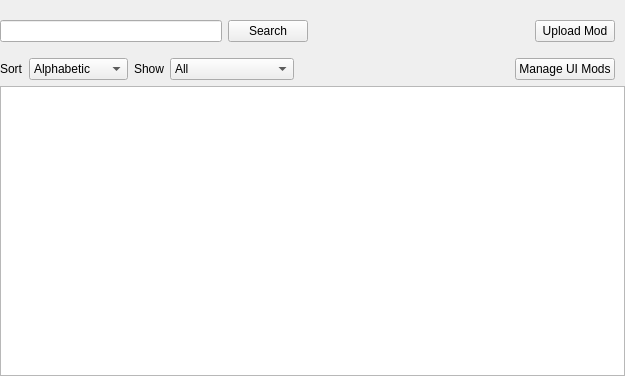
<?xml version="1.0" encoding="UTF-8"?>
<ui version="4.0">
 <class>Form</class>
 <widget class="QWidget" name="Form">
  <property name="geometry">
   <rect>
    <x>0</x>
    <y>0</y>
    <width>625</width>
    <height>376</height>
   </rect>
  </property>
  <property name="sizePolicy">
   <sizepolicy hsizetype="Expanding" vsizetype="Expanding">
    <horstretch>0</horstretch>
    <verstretch>0</verstretch>
   </sizepolicy>
  </property>
  <property name="windowTitle">
   <string>Form</string>
  </property>
  <layout class="QHBoxLayout" name="horizontalLayout">
   <property name="margin">
    <number>0</number>
   </property>
   <item>
    <layout class="QVBoxLayout" name="verticalLayout">
     <item>
      <layout class="QHBoxLayout" name="horizontalLayout_2">
       <property name="topMargin">
        <number>10</number>
       </property>
       <property name="rightMargin">
        <number>10</number>
       </property>
       <item>
        <layout class="QVBoxLayout" name="verticalLayout_4">
         <item>
          <layout class="QHBoxLayout" name="horizontalLayout_6">
           <property name="topMargin">
            <number>10</number>
           </property>
           <item>
            <widget class="QLineEdit" name="searchInput">
             <property name="maximumSize">
              <size>
               <width>250</width>
               <height>16777215</height>
              </size>
             </property>
            </widget>
           </item>
           <item>
            <widget class="QPushButton" name="searchButton">
             <property name="text">
              <string>Search</string>
             </property>
            </widget>
           </item>
           <item>
            <spacer name="horizontalSpacer">
             <property name="orientation">
              <enum>Qt::Horizontal</enum>
             </property>
             <property name="sizeHint" stdset="0">
              <size>
               <width>150</width>
               <height>20</height>
              </size>
             </property>
            </spacer>
           </item>
           <item>
            <widget class="QPushButton" name="uploadButton">
             <property name="text">
              <string>Upload Mod</string>
             </property>
            </widget>
           </item>
          </layout>
         </item>
         <item>
          <layout class="QHBoxLayout" name="horizontalLayout_3">
           <property name="topMargin">
            <number>10</number>
           </property>
           <item>
            <widget class="QLabel" name="LabelSort">
             <property name="maximumSize">
              <size>
               <width>50</width>
               <height>16777215</height>
              </size>
             </property>
             <property name="text">
              <string>Sort</string>
             </property>
            </widget>
           </item>
           <item alignment="Qt::AlignLeft">
            <widget class="QComboBox" name="SortType">
             <property name="minimumSize">
              <size>
               <width>85</width>
               <height>0</height>
              </size>
             </property>
             <item>
              <property name="text">
               <string>Alphabetic</string>
              </property>
             </item>
             <item>
              <property name="text">
               <string>Upload Date</string>
              </property>
             </item>
             <item>
              <property name="text">
               <string>Rating</string>
              </property>
             </item>
             <item>
              <property name="text">
               <string>Downloads</string>
              </property>
             </item>
            </widget>
           </item>
           <item>
            <widget class="QLabel" name="labelShow">
             <property name="text">
              <string>Show</string>
             </property>
            </widget>
           </item>
           <item>
            <widget class="QComboBox" name="ShowType">
             <item>
              <property name="text">
               <string>All</string>
              </property>
             </item>
             <item>
              <property name="text">
               <string>UI Only</string>
              </property>
             </item>
             <item>
              <property name="text">
               <string>Sim only</string>
              </property>
             </item>
             <item>
              <property name="text">
               <string>Big Mods</string>
              </property>
             </item>
             <item>
              <property name="text">
               <string>Small Mods</string>
              </property>
             </item>
             <item>
              <property name="text">
               <string>Uploaded by You</string>
              </property>
             </item>
             <item>
              <property name="text">
               <string>Installed</string>
              </property>
             </item>
            </widget>
           </item>
           <item>
            <spacer name="horizontalSpacer_2">
             <property name="orientation">
              <enum>Qt::Horizontal</enum>
             </property>
             <property name="sizeHint" stdset="0">
              <size>
               <width>40</width>
               <height>20</height>
              </size>
             </property>
            </spacer>
           </item>
           <item>
            <widget class="QPushButton" name="UIButton">
             <property name="text">
              <string>Manage UI Mods</string>
             </property>
            </widget>
           </item>
          </layout>
         </item>
        </layout>
       </item>
      </layout>
     </item>
     <item>
      <widget class="QListWidget" name="modList">
       <property name="focusPolicy">
        <enum>Qt::NoFocus</enum>
       </property>
       <property name="selectionMode">
        <enum>QAbstractItemView::NoSelection</enum>
       </property>
       <property name="iconSize">
        <size>
         <width>100</width>
         <height>100</height>
        </size>
       </property>
       <property name="textElideMode">
        <enum>Qt::ElideMiddle</enum>
       </property>
       <property name="verticalScrollMode">
        <enum>QAbstractItemView::ScrollPerPixel</enum>
       </property>
       <property name="horizontalScrollMode">
        <enum>QAbstractItemView::ScrollPerPixel</enum>
       </property>
       <property name="flow">
        <enum>QListView::LeftToRight</enum>
       </property>
       <property name="isWrapping" stdset="0">
        <bool>true</bool>
       </property>
       <property name="resizeMode">
        <enum>QListView::Adjust</enum>
       </property>
       <property name="viewMode">
        <enum>QListView::IconMode</enum>
       </property>
       <property name="uniformItemSizes">
        <bool>true</bool>
       </property>
       <property name="sortingEnabled">
        <bool>true</bool>
       </property>
      </widget>
     </item>
    </layout>
   </item>
  </layout>
 </widget>
 <resources/>
 <connections/>
</ui>
